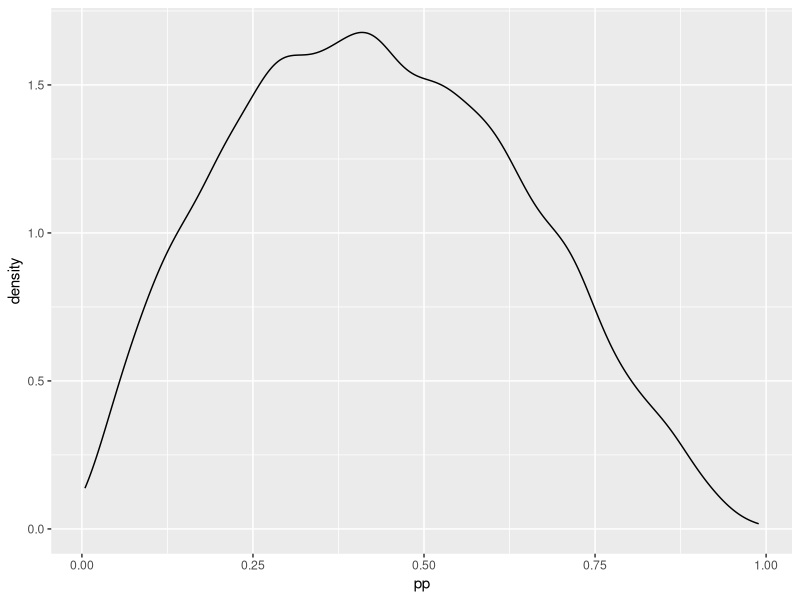

Source code (R):
#Code for shifted geometric distribution with gamma randomized intercept
#and complementary log-log link function on time-varying covariates
#https://brucehardie.com/notes/037/time-varying_covariates_in_BG.pdf

library(tidyverse)
library(survival)

#####################Simulate data######################

#parameters
N <- 5000
shape=2
rate=3
b1 <- (-.1)
b2 <- (.1)

#To simulate time-varying covariates
#Use a reasonably long enough M for the number of periods
M <- 50

x1 <- matrix( rnorm(N*M,mean=0,sd=.5), N, M) 
x2 <- matrix( rbinom(N*M,1,.6), N, M)

#gamma randomized intercept
lam <- rgamma(N,shape=shape,rate=rate)

#create individual, time-varying p with covariates, p is a NxM matrix
p = 1 - exp(-lam*exp(x1*(b1)+x2*(b2)))

#Simulation cannot use geometric because p is changing 
#Bernoulli is used instead
#z is a binary NxM matrix  
z <- matrix( rbinom(length(p) ,1, p), nrow=dim(p)[1])

#Look for the first 1 in z for each row to know when the event occurs
y=rep(0,N)
for (i in 1:N) {
  y[i] <- min(which(z[i,]==1));
}

#Check to see if y is reasonable.
#It is ok to see Inf if the event has not occurred within M periods
summary(y)

#create a censoring point since real application can have censoring
#using uniform censoring here, the only requirement is that it is < M
censor_point=10

#get the id's whose value is above above the censoring point
censor_id <-which(y>censor_point)

#censor some rows to mimic real life application
y2 <-y
y2[censor_id] = censor_point

#create a binary variable to indicate censoring
d<-rep(1,N)
d[censor_id] = 0


#create a data frame version to mimic real life application
#But there is no covariate in this data frame
data_df<-data.frame(time = y2,
                    status = d)
#Instead use a 3D array for K covariates, NxMxK  
#a 2D dataframe is too cumbersome
X = array(c(x1,x2),dim=c(dim(x1)[1],dim(x1)[2],2))

###########Simulation Complete###############################

#################Estimation function#################


#Create a logdiffexp function to avoid computation error
logdiffexp <- function (a,b) {
  
  c = pmax(a,b);
  return (c + log(exp(a-c)-exp(b-c))) ;
  
}

#model likelihood function
G2G <- function(par,y,X,id) {
#par: parameters
#y: duration for each person (uncensored and censored)
#X: all the covariates in a 3D array
#id: the index of the censored rows
  
  r=par[1];
  alpha=par[2];
  coeff=par[-(1:2)];
  
  
  #uncensored piece of likelihood 

  uncen=y[-id];
  X_uncen=X[-id, , ];
  LL_uncen = 0;
  C_u=matrix(0,nrow=length(uncen),ncol=max(uncen));

  for (t in 1:max(uncen)) {

    C_u[, t] = exp( X_uncen[,t,] %*% coeff );
    
    index_t = which(uncen==t);
    
    if (t==1) {
      
      LL_uncen = sum( logdiffexp(0,-r*log(1+C_u[index_t,1]/alpha) ) );
      
    }
    
    else if (t==2) {
      
      LL_uncen= LL_uncen + sum (logdiffexp(-r*log(1+(C_u[index_t,1])/alpha), 
                                           -r*log(1+rowSums(C_u[index_t,1:2])/alpha) ) 
      ); 
      
    }
    
    else {
      
      LL_uncen= LL_uncen + sum (logdiffexp(-r*log(1+rowSums(C_u[index_t,1:t-1])/alpha), 
                                           -r*log(1+rowSums(C_u[index_t,1:t])/alpha) ) 
                              ); 
    }
  }
  
  #censored piece of likelihood  
  cen=y[id];
  X_cen = X[id, ,];
  LL_cen = 0;
  C_c=matrix(0,nrow=length(cen),ncol=max(cen));
  
  for (t in 1:max(cen)) {
    
    C_c[, t] = exp( X_cen[,t,] %*% coeff);
    
    index_t = which(cen==t);
    
    if (length(index_t) > 0) {
      
        if (t == 1) {
          LL_cen = LL_cen + sum ( -r*log(1+(C_c[index_t,1]/alpha) ));
        }
        else { 
          LL_cen= LL_cen + sum (-r*log(1+rowSums(C_c[index_t,1:t]/alpha) )); 
        }
    }
  }  
  
  return ( -(LL_uncen)-(LL_cen) );

}


#######Estimation Function Complete##############################################


#######Parameter recovery####################################################
#To use the estimation function to obtain the parameters for the simulated data frame
#we use the standard 'optim' routine from R


solution=optim(par=c(1,2,rep(0,dim(X)[3])),fn=G2G,
               y = data_df$time,
               id = which(data_df$status==0),
               X=X,
               method="L-BFGS-B",
               lower=c(1e-5,1e-5,-Inf,-Inf), upper=c(Inf,Inf,Inf,Inf),
               hessian = TRUE)
#standard error and 95% CI
solution$par_stderr<-sqrt(diag(solve(solution$hessian)))
solution$par_upper<-solution$par+1.96*solution$par_stderr
solution$par_lower<-solution$par-1.96*solution$par_stderr
solution$par_true<-c(shape,rate,b1,b2)

#showing the estimated parameters are within the 95% CI
solution$par
solution$par_upper
solution$par_lower
solution$par_true

#visualize the density of the intercept p
ran <- data.frame(xx = rgamma(10000,solution$par[1],solution$par[2]))
ran$pp <- 1-exp(-ran$xx)
ggplot(ran, aes(x=pp)) + 
  geom_density()

